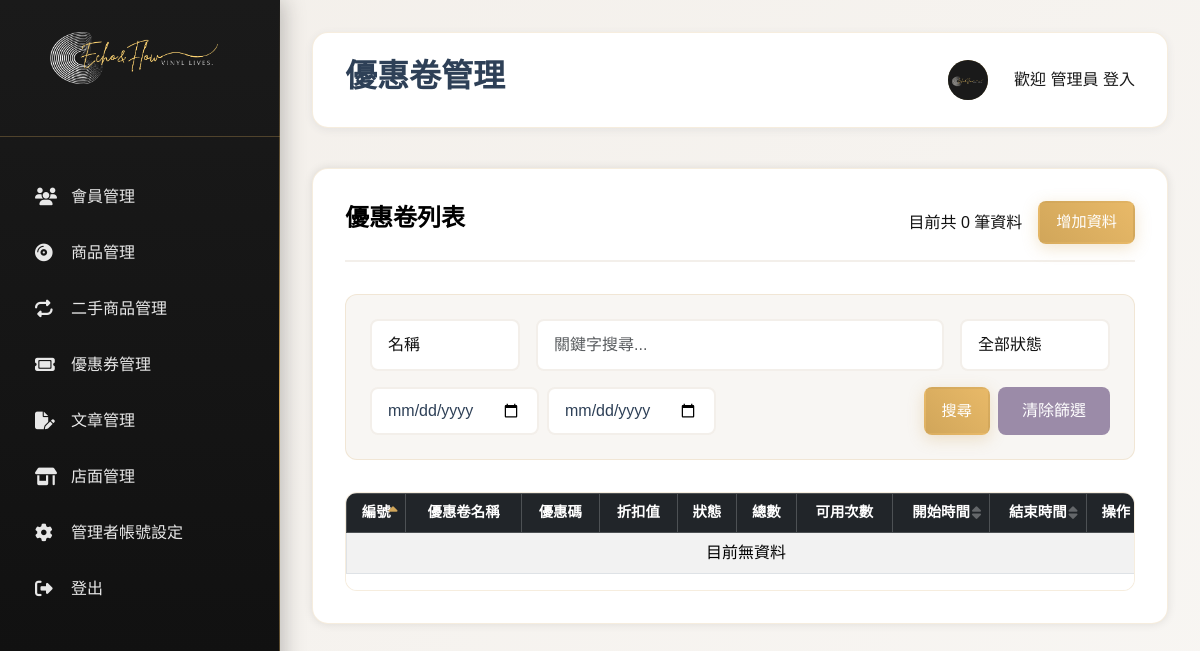
Page /coupon/index.php on the earlier database version.
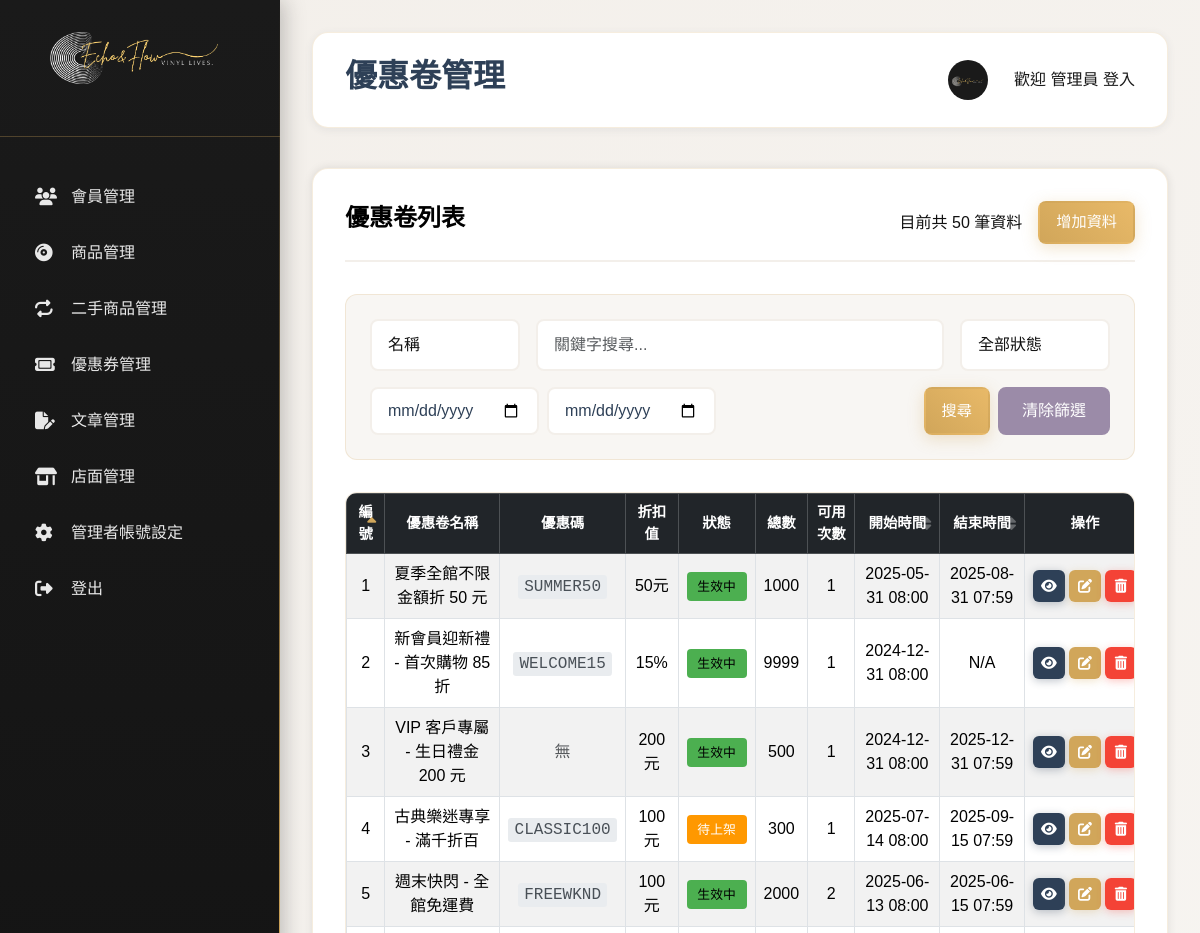
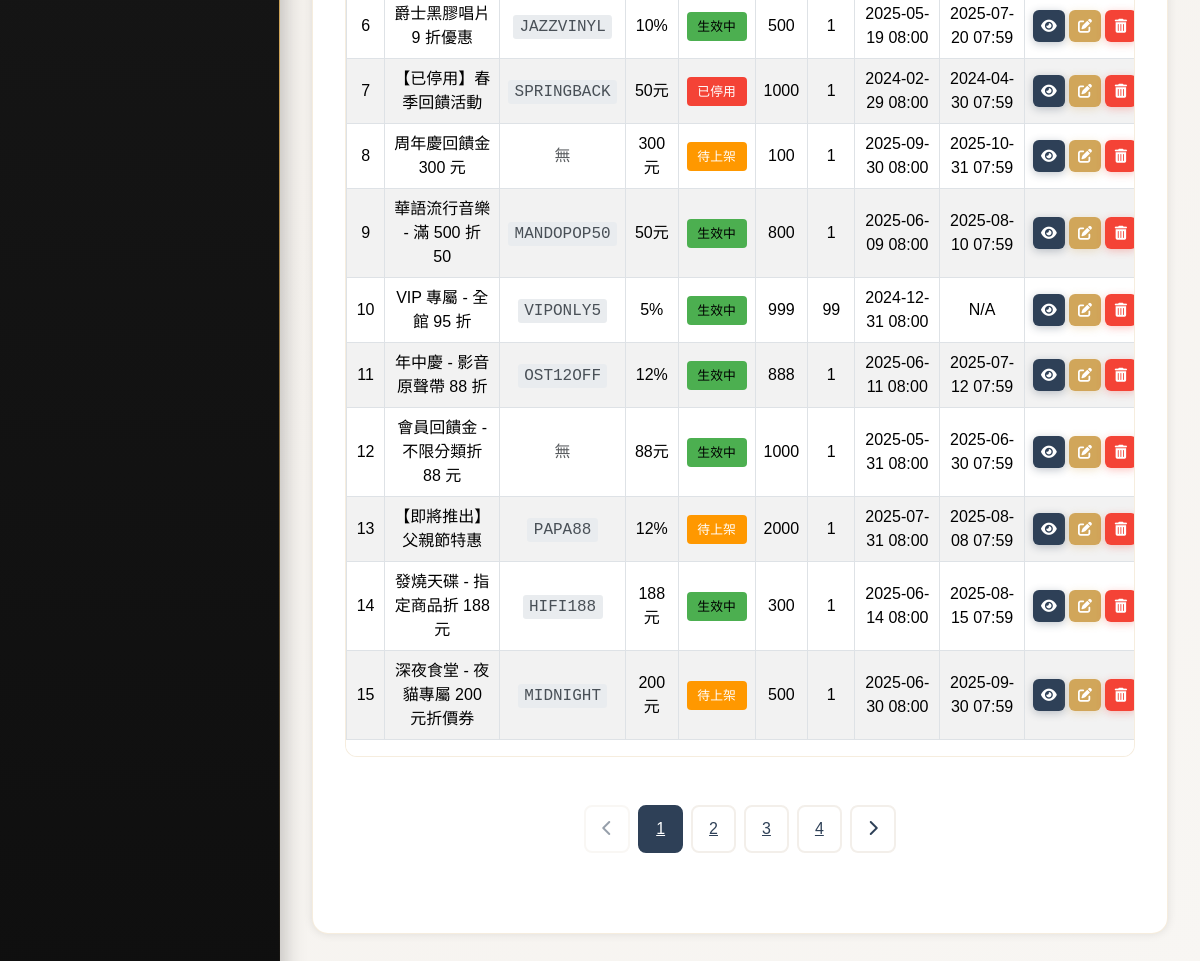
Same page on the later database version (2 pictures, top to bottom).
### tables this page shows
CREATE TABLE `coupon_rules` (
  `id` int(11) NOT NULL,
  `coupon_id` int(11) NOT NULL COMMENT '關聯優惠券',
  `min_spend` int(11) DEFAULT NULL COMMENT '最低消費門檻 (分 / 或整數的元)',
  `discount_type` varchar(20) DEFAULT NULL COMMENT 'fixed(固定金額) | percent(百分比)',
  `discount_value` int(11) DEFAULT NULL COMMENT '折扣金額(元/分)或百分比(例:90代表9折)',
  `max_discount_amount` int(11) DEFAULT NULL COMMENT '百分比折扣的最高折抵金額上限 (分 / 或整數的元)',
  `free_shipping` tinyint(1) DEFAULT 0 COMMENT '是否免運費',
  `is_valid` tinyint(1) NOT NULL DEFAULT 1 COMMENT '軟刪除標記 (1:有效, 0:已刪除)'
);

CREATE TABLE `coupons` (
  `id` int(11) NOT NULL COMMENT '優惠券ID',
  `name` varchar(255) NOT NULL COMMENT '優惠券名稱',
  `code` varchar(50) DEFAULT NULL COMMENT '使用者輸入的優惠碼，可選',
  `content` text DEFAULT NULL COMMENT '優惠券說明',
  `start_at` timestamp NULL DEFAULT NULL COMMENT '開始時間',
  `end_at` timestamp NULL DEFAULT NULL COMMENT '結束時間',
  `status` varchar(20) NOT NULL DEFAULT 'pending' COMMENT '狀態：active(生效中) | inactive(已停用) | pending(待上架)',
  `total_quantity` int(11) NOT NULL DEFAULT 1 COMMENT '此種優惠券的總發放「張數」',
  `per_user_limit` int(11) NOT NULL DEFAULT 1 COMMENT '每位用戶可領取此種券的「張數」上限',
  `uses_per_instance` int(11) NOT NULL DEFAULT 1 COMMENT '【核心】每張領取的券(實例)可使用的總次數',
  `is_valid` tinyint(1) NOT NULL DEFAULT 1 COMMENT '軟刪除標記 (1:有效, 0:已刪除)',
  `created_at` timestamp NOT NULL DEFAULT current_timestamp() COMMENT '建立時間',
  `updated_at` timestamp NOT NULL DEFAULT current_timestamp() ON UPDATE current_timestamp() COMMENT '更新時間'
);

### vars.php (called while the page is built)
<?php
$menu_items = [
  ["id" => "members", "icon" => "fas fa-users", "label" => "會員管理", "link" => "../users/index.php"],
  ["id" => "product", "icon" => "fas fa-compact-disc", "label" => "商品管理", "link" => "../product/index.php"],
  ["id" => "secondhand", "icon" => "fas fa-repeat", "label" => "二手商品管理", "link" => "../Old_Vinyl/index.php"],
  ["id" => "coupons", "icon" => "fas fa-ticket", "label" => "優惠券管理", "link" => "../coupon/index.php"],
  ["id" => "articles", "icon" => "fas fa-file-pen", "label" => "文章管理", "link" => "../article/index.php"],
  ["id" => "stores", "icon" => "fas fa-store-alt", "label" => "店面管理", "link" => "../vinyl_shop/index.php"],
  ["id" => "settings", "icon" => "fas fa-cog", "label" => "管理者帳號設定", "link" => "../admin/index.php"],
  ["id" => "logout", "icon" => "fas fa-sign-out-alt", "label" => "登出", "link" => "../admin_logout.php"]
];
?>

### coupon/couponMaps.php (called while the page is built, shortened)
<?php
$statusMap = [
    'pending' => '待上架',
    'active' => '生效中',
    'inactive' => '已停用'
];
?>

### coupon/index.php (the view, shortened to what this page needs)
<?php
require_once "../components/connect.php";
require_once "./couponMaps.php";
$pageTitle = "優惠卷管理";
$cssList = ["../css/index.css", "./coupon.css"];
include "../vars.php";
include "../template_top.php";
include "../template_main.php";
$perPage = 15;
$page = isset($_GET["page"]) ? max(1, (int) $_GET["page"]) : 1;
$pageStart = ($page - 1) * $perPage;
$filters = [
    'status_filter' => $_GET['status_filter'] ?? '',
    'search' => $_GET['search'] ?? '',
    'qType' => $_GET['qType'] ?? 'name',
    'date_start' => $_GET['date_start'] ?? '',
    'date_end' => $_GET['date_end'] ?? ''
];
$valid_columns = ['id', 'start_at', 'end_at'];
$sort_by = in_array($_GET['sort_by'] ?? '', $valid_columns) ? $_GET['sort_by'] : 'id';
$sort_order = (isset($_GET['sort_order']) && strtolower($_GET['sort_order']) === 'desc') ? 'desc' : 'asc';
$whereConditions = ["coupons.`is_valid` = 1"];
$bindings = [];
$whereClause = "WHERE " . implode(" AND ", $whereConditions);
try {
    $sqlAll = "SELECT COUNT(coupons.id) as total FROM `coupons` LEFT JOIN `coupon_rules` ON coupons.id = coupon_rules.coupon_id $whereClause";
    $stmtAll = $pdo->prepare($sqlAll);
    $stmtAll->execute($bindings);
    $totalCount = $stmtAll->fetch(PDO::FETCH_ASSOC)['total'] ?? 0;
    $sql = "SELECT coupons.*,
                   coupon_rules.discount_value,
                   coupon_rules.discount_type
            FROM `coupons`
            LEFT JOIN `coupon_rules` ON coupons.id = coupon_rules.coupon_id
            $whereClause
            ORDER BY coupons.{$sort_by} {$sort_order}
            LIMIT $perPage OFFSET $pageStart";
    $stmt = $pdo->prepare($sql);
    $stmt->execute($bindings);
    $rows = $stmt->fetchAll(PDO::FETCH_ASSOC);
} catch (PDOException $e) {
    die("資料庫查詢失敗: " . $e->getMessage());
}
$totalPage = ceil($totalCount / $perPage);
?>
<div class="content-section">
    <div class="section-header d-flex justify-content-between align-items-center">
        <h3 class="section-title">優惠卷列表</h3>
        <span class="ms-auto">目前共 <?= $totalCount ?> 筆資料</span>
        <a href="./add.php" class="btn btn-primary">增加資料</a>
    </div>
    <div class="controls-section">
        <div class="filter-group">
            <select name="qType" id="qTypeSelect" class="form-select">
                <option value="name" <?= ($filters['qType'] === 'name') ? 'selected' : '' ?>>名稱</option>
            </select>
        </div>
        <div class="search-box">
            <input type="text" name="search" class="form-control" placeholder="關鍵字搜尋..."
                value="<?= htmlspecialchars($filters['search']) ?>" id="searchText">
        </div>
        <div class="filter-group">
            <select name="status_filter" id="statusFilterSelect" class="form-select">
                <option value="">全部狀態</option>
            </select>
        </div>
        <div class="date-group">
            <input type="date" name="date_start" class="date-input"
                value="<?= htmlspecialchars($filters['date_start']) ?>" id="dateStartInput" title="開始日期">
            <input type="date" name="date_end" class="date-input" value="<?= htmlspecialchars($filters['date_end']) ?>"
                id="dateEndInput" title="結束日期">
        </div>
        <div class="form-actions controls-actions">
            <button id="btnCouponSearch" class="btn btn-primary">搜尋</button>
            <button type="button" class="clear-filters" onclick="window.location.href='index.php'">清除篩選</button>
        </div>
    </div>
    <div class="table-container table-responsive">
        <table class="table table-bordered table-striped align-middle">
            <thead class="table-dark">
                <tr>
                    <th class="sortable-header <?php if ($sort_by === 'id')
                        echo 'sort-' . $sort_order; ?>" data-sort="id">編號</th>
                    <th>優惠卷名稱</th>
                    <th>優惠碼</th>
                    <th>折扣值</th>
                    <th>狀態</th>
                    <th>總數</th>
                    <th>可用次數</th>
                    <th class="sortable-header <?php if ($sort_by === 'start_at')
                        echo 'sort-' . $sort_order; ?>" data-sort="start_at">開始時間</th>
                    <th class="sortable-header <?php if ($sort_by === 'end_at')
                        echo 'sort-' . $sort_order; ?>" data-sort="end_at">結束時間</th>
                    <th>操作</th>
                </tr>
            </thead>
            <tbody>
                <?php if (count($rows) > 0): ?>
                    <?php foreach ($rows as $index => $row): ?>
                        <tr>
                            <td><?= $index + 1 + ($page - 1) * $perPage ?></td>
                            <td><?= htmlspecialchars($row["name"]) ?></td>
                            <td>
                                <?php if (!empty($row["code"])): ?>
                                    <span class="coupon-code-badge"><?= htmlspecialchars($row["code"]) ?></span>
                                <?php else: ?>
                                    <span class="text-muted">無</span>
                                <?php endif; ?>
                            </td>
                            <td>
                                <?php
                                if ($row["discount_value"] !== null && $row["discount_value"] !== '') {
                                    echo htmlspecialchars($row["discount_value"]);
                                    if ($row["discount_type"] === 'percent') {
                                        echo '%';
                                    } elseif ($row["discount_type"] === 'fixed') {
                                        echo '元';
                                    }
                                } else {
                                    echo '<span class="text-muted">無</span>';
                                }
                                ?>
                            </td>
                            <td>
                                <span class="status-badge status-<?= htmlspecialchars(strtolower($row['status'])) ?>">
                                    <?= htmlspecialchars($statusMap[$row['status']] ?? '未知') ?>
                                </span>
                            </td>
                            <td><?= htmlspecialchars($row["total_quantity"]) ?></td>
                            <td><?= htmlspecialchars($row["uses_per_instance"]) ?></td>
                            <td><?= htmlspecialchars($row["start_at"] ? date("Y-m-d H:i", strtotime($row["start_at"])) : 'N/A') ?>
                            </td>
                            <td><?= htmlspecialchars($row["end_at"] ? date("Y-m-d H:i", strtotime($row["end_at"])) : 'N/A') ?>
                            </td>
                            <td class="text-center">
                                <div class="action-buttons">
                                    <a class="btn btn-sm btn-info btn-icon-absolute"
                                        href="./coupon_details_page.php?id=<?= $row["id"] ?>" title="詳細">
                                        <i class="fas fa-fw fa-eye"></i>
                                    </a>
                                    <a class="btn btn-sm btn-warning btn-icon-absolute" href="./update.php?id=<?= $row["id"] ?>"
                                        title="修改">
                                        <i class="fas fa-fw fa-edit"></i>
                                    </a>
                                    <button class="btn btn-sm btn-danger btn-del btn-icon-absolute" data-id="<?= $row["id"] ?>"
                                        title="刪除">
                                        <i class="fas fa-fw fa-trash-alt"></i>
                                    </button>
                                </div>
                            </td>
                        </tr>
                    <?php endforeach; ?>
                <?php else: ?>
                    <tr>
                        <td colspan="11" class="text-center">目前無資料</td>
                    </tr>
                <?php endif; ?>
            </tbody>
        </table>
    </div>
    <?php if ($totalPage > 0): ?>
        <div class="pagination"> <?php if ($page > 1):
            $prevLinkParams = array_filter($filters);
            $prevLinkParams['page'] = $page - 1;
            $prevLinkParams['sort_by'] = $sort_by;
            $prevLinkParams['sort_order'] = $sort_order;
            ?>
                <a href="?<?= http_build_query($prevLinkParams) ?>" class="pagination-btn"><i
                        class="fas fa-chevron-left"></i></a>
            <?php else: ?>
                <button class="pagination-btn" disabled><i class="fas fa-chevron-left"></i></button>
            <?php endif; ?>
            <?php for ($i = 1; $i <= $totalPage; $i++):
                $pageLinkParams = array_filter($filters);
                $pageLinkParams['page'] = $i;
                $pageLinkParams['sort_by'] = $sort_by;
                $pageLinkParams['sort_order'] = $sort_order;
                ?>
                <a href="?<?= http_build_query($pageLinkParams) ?>"
                    class="pagination-btn <?= ($page == $i) ? "active" : "" ?>"><?= $i ?></a>
            <?php endfor; ?>
            <?php if ($page < $totalPage):
                $nextLinkParams = array_filter($filters);
                $nextLinkParams['page'] = $page + 1;
                $nextLinkParams['sort_by'] = $sort_by;
                $nextLinkParams['sort_order'] = $sort_order;
                ?>
                <a href="?<?= http_build_query($nextLinkParams) ?>" class="pagination-btn"><i
                        class="fas fa-chevron-right"></i></a>
            <?php else: ?>
                <button class="pagination-btn" disabled><i class="fas fa-chevron-right"></i></button>
            <?php endif; ?>
        </div>
    <?php endif; ?>
</div>
<?php
include "../template_btm.php";
?>

### template_top.php (shortened to what this page needs)
<!DOCTYPE html>
<html lang="zh-Hant">
<head>
  <link href="https://cdn.jsdelivr.net/npm/bootstrap@5.3.5/dist/css/bootstrap.min.css" rel="stylesheet"
 />
  <link href="https://cdn.jsdelivr.net/npm/bootstrap-icons@1.11.3/font/bootstrap-icons.css" rel="stylesheet" />
  <link href="https://cdnjs.cloudflare.com/ajax/libs/font-awesome/6.5.2/css/all.min.css" rel="stylesheet"
 />
  <?php if (isset($cssList)): ?>
    <?php foreach ($cssList as $css): ?>
      <link rel="stylesheet" href="<?= $css ?>" />
    <?php endforeach; ?>
  <?php endif; ?>
</head>
<body>
  <div class="container-new-model d-flex">
    <nav class="sidebar" id="sidebar">
      <div class="logo">
        <img src="../images/eflogo.png" alt="Echo & Flow Logo" class="logo-image" />
      </div>
      <nav class="sidebar-nav">
        <?php foreach ($menu_items as $item): ?>
          <a href="<?= $item['link'] ?? '#' ?>" class="nav-item" onclick="showSection('<?= $item['id'] ?>')">
            <i class="<?= $item['icon'] ?>"></i>
            <span><?= $item['label'] ?></span>
          </a>
        <?php endforeach; ?>
      </nav>
    </nav>
    <main class="main-content flex-grow-1">

### template_main.php
<div class="header page-section">
  <h2 id="page-title"><?= isset($pageTitle) ? htmlspecialchars($pageTitle) : "Echo&Flow後台管理頁面" ?></h2>
  <div class="user-info">
    <div class="user-avatar">
      <img src="<?= isset($_SESSION['admin']['img']) ? htmlspecialchars($_SESSION['admin']['img']) : '../images/admin.png' ?>" alt="管理員頭像" class="avatar-img">
    </div>
    <span>歡迎 <?= isset($_SESSION['admin']['name']) ? htmlspecialchars($_SESSION['admin']['name']) : '管理員' ?> 登入</span>
  </div>
</div>

### template_btm.php (shortened to what this page needs)
</main>
</body>
</html>

### coupon/coupon.css (style rules this page uses)
.controls-actions { margin-top: 0; flex-grow: 1; display: flex; justify-content: flex-end; gap: 0.5rem; }
.date-group { display: flex; gap: 0.5rem; flex-wrap: wrap; }
.date-group .date-input { flex-grow: 1; flex-basis: 150px; }
.date-input { padding: 0.75rem 1rem; border: 2px solid var(--beige-mist); border-radius: 8px; font-family: inherit; background: var(--white); transition: all 0.3s ease; line-height: normal; color: var(--retro-indigo); }
.status-badge { padding: 0.4em 0.8em; border-radius: var(--bs-border-radius-sm, 0.25rem); font-size: 0.8rem; font-weight: 500; color: var(--white); text-align: center; display: inline-block; min-width: 60px; }
.status-badge.status-active { background-color: var(--success-color, #28a745); color: black; }
.status-badge.status-pending { background-color: var(--warning-color, #ffc107); }
.status-badge.status-inactive { background-color: var(--error-color, #f44336); }
.coupon-code-badge { font-family: monospace; background-color: var(--bs-gray-200, #e9ecef); padding: 0.2em 0.4em; border-radius: 0.2rem; color: var(--bs-gray-700, #495057); font-size: 1em; }
.action-buttons .btn.btn-icon-absolute { position: relative; width: 32px; height: 32px; padding: 0; box-sizing: border-box; }
.action-buttons .btn.btn-icon-absolute i { position: absolute; top: 50%; left: 50%; transform: translate(-50%, -50%); margin: 0; line-height: 1; font-size: 14px; }

Differences in the rows shown:
added coupon_rules: perPage "1", coupon.name "夏季全館不限金額折 50 元", coupon.code "SUMMER50", discount_value "50", discount_type "元", coupon.status "生效中", coupon.total_quantity "1000", coupon.uses_per_instance "1", coupon.start_at "2025-05-31 08:00", coupon.end_at "2025-08-31 07:59"
added coupon_rules: perPage "2", coupon.name "新會員迎新禮 - 首次購物 85 折", coupon.code "WELCOME15", discount_value "15", coupon.status "生效中", coupon.total_quantity "9999", coupon.uses_per_instance "1", coupon.start_at "2024-12-31 08:00", coupon.end_at "N/A"
added coupon_rules: perPage "3", coupon.name "VIP 客戶專屬 - 生日禮金 200 元", shows "無", discount_value "200", discount_type "元", coupon.status "生效中", coupon.total_quantity "500", coupon.uses_per_instance "1", coupon.start_at "2024-12-31 08:00", coupon.end_at "2025-12-31 07:59"
added coupon_rules: perPage "4", coupon.name "古典樂迷專享 - 滿千折百", coupon.code "CLASSIC100", discount_value "100", discount_type "元", coupon.status "待上架", coupon.total_quantity "300", coupon.uses_per_instance "1", coupon.start_at "2025-07-14 08:00", coupon.end_at "2025-09-15 07:59"
added coupon_rules: perPage "5", coupon.name "週末快閃 - 全館免運費", coupon.code "FREEWKND", discount_value "100", discount_type "元", coupon.status "生效中", coupon.total_quantity "2000", coupon.uses_per_instance "2", coupon.start_at "2025-06-13 08:00", coupon.end_at "2025-06-15 07:59"
added coupon_rules: perPage "6", coupon.name "爵士黑膠唱片 9 折優惠", coupon.code "JAZZVINYL", discount_value "10", coupon.status "生效中", coupon.total_quantity "500", coupon.uses_per_instance "1", coupon.start_at "2025-05-19 08:00", coupon.end_at "2025-07-20 07:59"
added coupon_rules: perPage "7", coupon.name "【已停用】春季回饋活動", coupon.code "SPRINGBACK", discount_value "50", discount_type "元", coupon.status "已停用", coupon.total_quantity "1000", coupon.uses_per_instance "1", coupon.start_at "2024-02-29 08:00", coupon.end_at "2024-04-30 07:59"
added coupon_rules: perPage "8", coupon.name "周年慶回饋金 300 元", shows "無", discount_value "300", discount_type "元", coupon.status "待上架", coupon.total_quantity "100", coupon.uses_per_instance "1", coupon.start_at "2025-09-30 08:00", coupon.end_at "2025-10-31 07:59"
added coupon_rules: perPage "9", coupon.name "華語流行音樂 - 滿 500 折 50", coupon.code "MANDOPOP50", discount_value "50", discount_type "元", coupon.status "生效中", coupon.total_quantity "800", coupon.uses_per_instance "1", coupon.start_at "2025-06-09 08:00", coupon.end_at "2025-08-10 07:59"
added coupon_rules: perPage "10", coupon.name "VIP 專屬 - 全館 95 折", coupon.code "VIPONLY5", discount_value "5", coupon.status "生效中", coupon.total_quantity "999", coupon.uses_per_instance "99", coupon.start_at "2024-12-31 08:00", coupon.end_at "N/A"
added coupon_rules: perPage "11", coupon.name "年中慶 - 影音原聲帶 88 折", coupon.code "OST12OFF", discount_value "12", coupon.status "生效中", coupon.total_quantity "888", coupon.uses_per_instance "1", coupon.start_at "2025-06-11 08:00", coupon.end_at "2025-07-12 07:59"
added coupon_rules: perPage "12", coupon.name "會員回饋金 - 不限分類折 88 元", shows "無", discount_value "88", discount_type "元", coupon.status "生效中", coupon.total_quantity "1000", coupon.uses_per_instance "1", coupon.start_at "2025-05-31 08:00", coupon.end_at "2025-06-30 07:59"
added coupon_rules: perPage "13", coupon.name "【即將推出】父親節特惠", coupon.code "PAPA88", discount_value "12", coupon.status "待上架", coupon.total_quantity "2000", coupon.uses_per_instance "1", coupon.start_at "2025-07-31 08:00", coupon.end_at "2025-08-08 07:59"
added coupon_rules: perPage "14", coupon.name "發燒天碟 - 指定商品折 188 元", coupon.code "HIFI188", discount_value "188", discount_type "元", coupon.status "生效中", coupon.total_quantity "300", coupon.uses_per_instance "1", coupon.start_at "2025-06-14 08:00", coupon.end_at "2025-08-15 07:59"
added coupon_rules: perPage "15", coupon.name "深夜食堂 - 夜貓專屬 200 元折價券", coupon.code "MIDNIGHT", discount_value "200", discount_type "元", coupon.status "待上架", coupon.total_quantity "500", coupon.uses_per_instance "1", coupon.start_at "2025-06-30 08:00", coupon.end_at "2025-09-30 07:59"
Other differences:
$totalCount: "0" → "50"
new list line: "1"
new list line: "2"
new list line: "3"
new list line: "4"
text no longer shown: "目前無資料"
